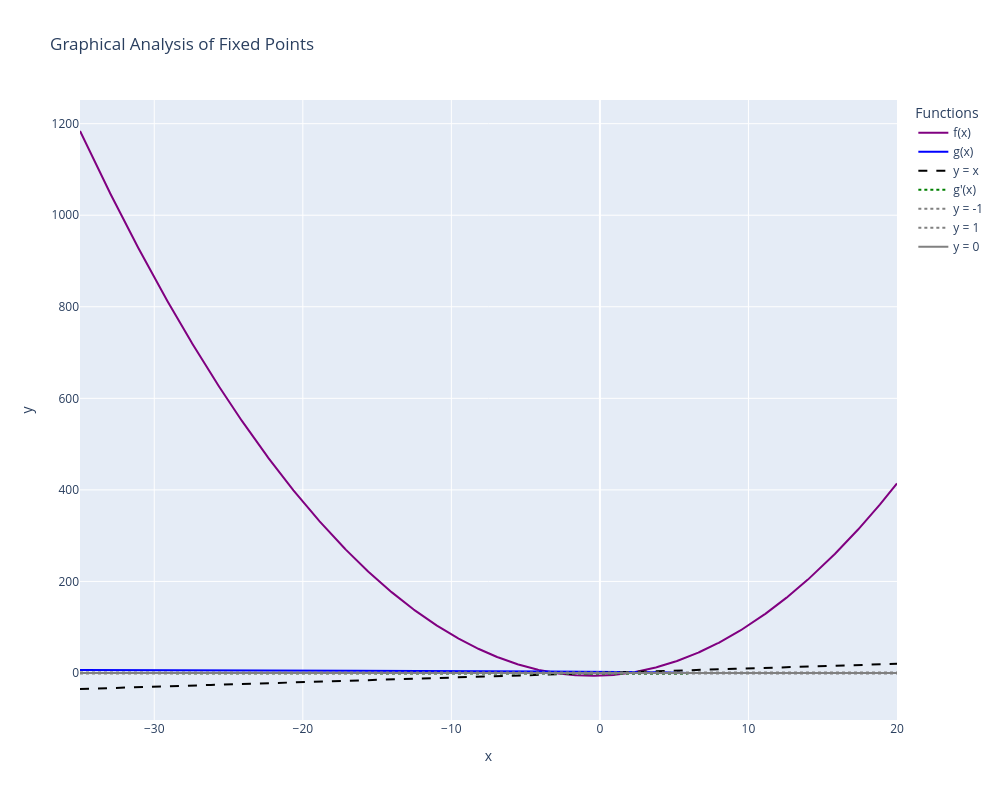

The cell this chart's notebook holds for it:
### Code cell
g = lambda x: np.sqrt(6 - x)  # g(x) = sqrt(6 - x)
x_vals = np.linspace(-35, 20, 1000)
g_vals = g(x_vals)

fpi_plot_analysis(
    x_vals=x_vals,
    g_vals=g_vals,
    f=f
)

### Figure 1 — Plotly figure (JSON) as saved in the notebook; plotly's stock layout.template omitted (floating-point values rounded to 4 significant figures; data arrays with more than 128 entries replaced by an {"elided": "..."} marker saying what was removed)
{"data": [{"line": {"color": "purple", "width": 2}, "mode": "lines", "name": "f(x)", "type": "scatter", "x": {"elided": "1000 float values"}, "y": {"elided": "1000 float values"}}, {"line": {"color": "blue"}, "mode": "lines", "name": "g(x)", "type": "scatter", "x": {"elided": "1000 float values"}, "y": {"elided": "1000 float values"}}, {"line": {"color": "black", "dash": "dash"}, "mode": "lines", "name": "y = x", "type": "scatter", "x": {"elided": "1000 float values"}, "y": {"elided": "1000 float values"}}, {"line": {"color": "green", "dash": "dot"}, "mode": "lines", "name": "g'(x)", "type": "scatter", "x": {"elided": "1000 float values"}, "y": {"elided": "1000 float values"}}, {"line": {"color": "gray", "dash": "dot"}, "mode": "lines", "name": "y = -1", "type": "scatter", "x": [-35, 20], "y": [-1, -1]}, {"line": {"color": "gray", "dash": "dot"}, "mode": "lines", "name": "y = 1", "type": "scatter", "x": [-35, 20], "y": [1, 1]}, {"line": {"color": "gray"}, "mode": "lines", "name": "y = 0", "type": "scatter", "x": [-35, 20], "y": [0, 0]}], "layout": {"height": 800, "legend": {"title": {"text": "Functions"}}, "showlegend": true, "title": {"text": "Graphical Analysis of Fixed Points"}, "width": 1000, "xaxis": {"title": {"text": "x"}}, "yaxis": {"title": {"text": "y"}}}}
